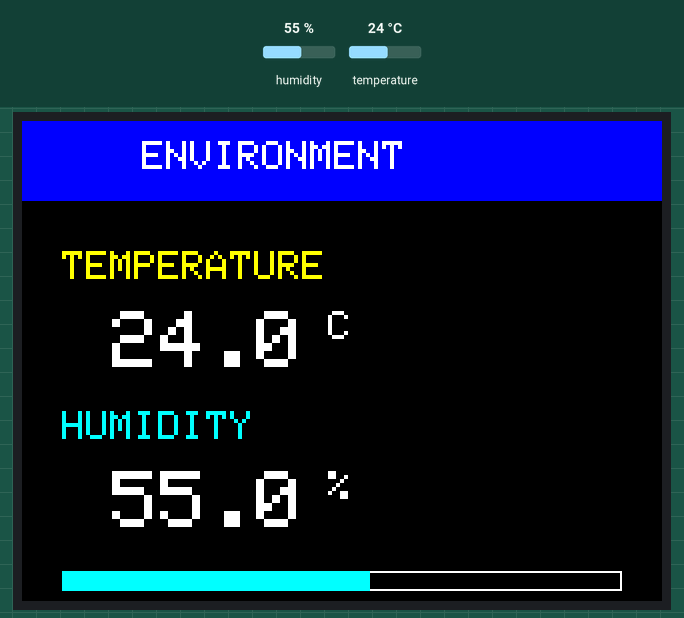
Simulated run of this program. Board: ESP32. On the bench: 320×240 colour display. Wiring (inferred from the names in the program): DHT11 sensor: data GPIO 13. The test bench sets the inputs (shaded band); at power-on: humidity 55 %, temperature 24 °C. What the program prints to the serial monitor is not drawn.

Above: at 3.5 s.
3.6 s: humidity set to 22 %
At 9.2 s:
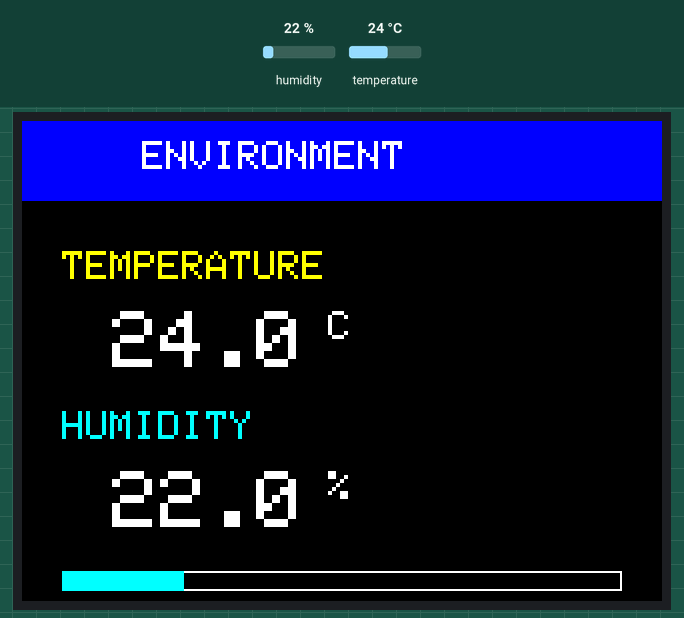
9.7 s: temperature set to 12 °C
At 14.6 s:
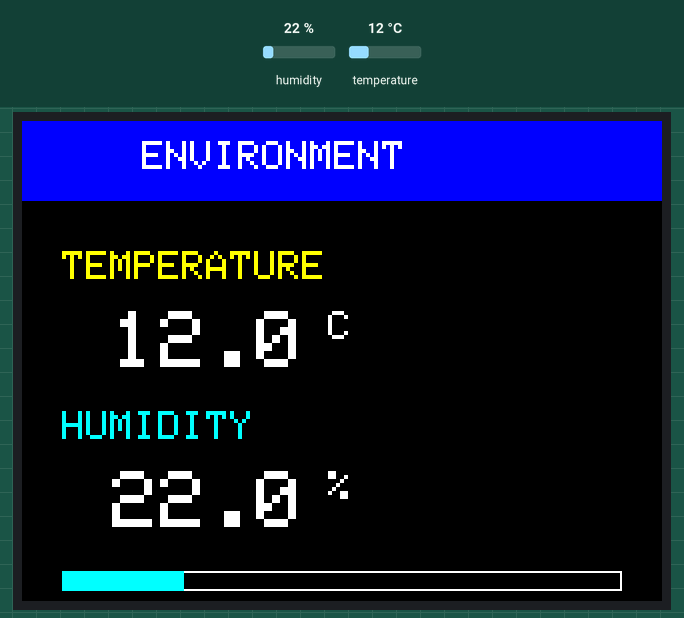
15.8 s: humidity set to 40 %
At 20.1 s:
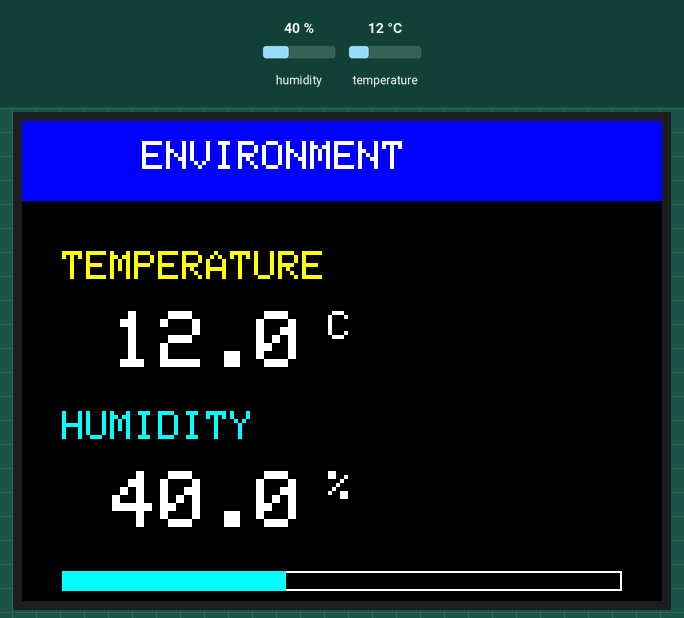
21.9 s: temperature set to 19 °C
At 25.6 s:
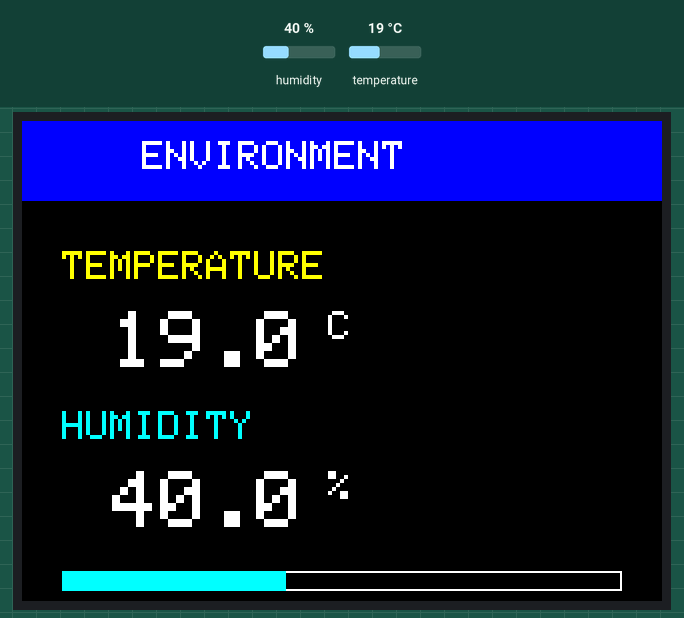
Timing chart, 0 to 27.1 s (numbered marks = the images above; inputs shaded):
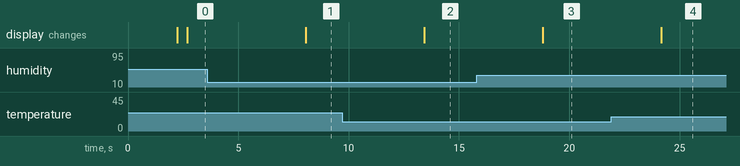

The program:

main.cpp
```cpp
#include <Arduino.h>

#include <SPI.h>
#include <Adafruit_GFX.h>
#include <Adafruit_ILI9341.h>
#include <DHT.h>
// ==========================
// ESP32
// ==========================
#define TFT_CS    15
#define TFT_RST    4
#define TFT_DC     2

#define TFT_MOSI  23
#define TFT_MISO  19
#define TFT_SCK   18

Adafruit_ILI9341 tft(
  TFT_CS,
  TFT_DC,
  TFT_RST
);

#define DHT_PIN   13
#define DHT_TYPE  DHT11

DHT dht( DHT_PIN, DHT_TYPE);

void setup()
{
  Serial.begin(115200);

  // ESP32 VSPI
  SPI.begin(
    TFT_SCK,
    TFT_MISO,
    TFT_MOSI,
    TFT_CS
  );

  // -------------------------------
  // TFT
  // -------------------------------

  tft.begin();

  // Landscape
  tft.setRotation(3);

  tft.fillScreen(ILI9341_BLACK ); // ล้างจอ

  // -------------------------------
  // DHT11
  // -------------------------------

  dht.begin();

  // -------------------------------
  // Start Screen
  // -------------------------------

  tft.setTextColor(ILI9341_WHITE);

  tft.setTextSize(2);

  tft.setCursor(
    55,
    100
  );

  tft.println("DHT11 SENSOR");

  delay(2000);

  tft.fillScreen( ILI9341_BLACK);
}


// =====================================================
// DISPLAY SENSOR DATA
// =====================================================

void showSensorData( float temperature,float humidity)
{
  // ล้างจอ
  tft.fillScreen(ILI9341_BLACK);


  // ===================================================
  // HEADER
  // ===================================================

  tft.fillRect(
    0,
    0,
    320,
    40,
    ILI9341_BLUE
  );


  tft.setTextColor( ILI9341_WHITE);

  tft.setTextSize(2);

  tft.setCursor(
    60,
    10
  );

  tft.println("ENVIRONMENT");


  // ===================================================
  // TEMPERATURE
  // ===================================================

  tft.setTextColor( ILI9341_YELLOW );

  tft.setTextSize(2);

  tft.setCursor(
    20,
    65
  );

  tft.println("TEMPERATURE");


  tft.setTextColor(ILI9341_WHITE );

  tft.setTextSize(4);

  tft.setCursor(
    45,
    95
  );

  tft.print( temperature, 1);


  tft.setTextSize(2);

  tft.print(" C");


  // ===================================================
  // HUMIDITY
  // ===================================================

  tft.setTextColor( ILI9341_CYAN );

  tft.setTextSize(2);

  tft.setCursor(
    20,
    145
  );

  tft.println("HUMIDITY");

  tft.setTextColor( ILI9341_WHITE);

  tft.setTextSize(4);

  tft.setCursor(
    45,
    175
  );

  tft.print( humidity, 1);

  tft.setTextSize(2);

  tft.print( " %");


  // ===================================================
  // HUMIDITY BAR
  // ===================================================

  int barWidth =map( (int)humidity,0,100,0,280);

  // จำกัดค่า
  if (barWidth < 0)
    barWidth = 0;

  if (barWidth > 280)
    barWidth = 280;


  tft.drawRect(
    20,
    225,
    280,
    10,
    ILI9341_WHITE
  );


  if (barWidth > 0)
  {
    tft.fillRect(
      20,
      225,
      barWidth,
      10,
      ILI9341_CYAN
    );
  }
}


// =====================================================
// ERROR DISPLAY
// =====================================================

void showError()
{
  tft.fillScreen(ILI9341_BLACK);

  tft.setTextColor(ILI9341_RED);

  tft.setTextSize(2);

  tft.setCursor(
    65,
    80
  );

  tft.println( "DHT11 ERROR" );


  tft.setTextColor(ILI9341_WHITE);

  tft.setCursor(
    35,
    120
  );

  tft.println("Check sensor");

  tft.setCursor(
    35,
    150
  );

  tft.println("and wiring");
}

void loop()
{
// อ่านค่า DHT11
  float humidity =dht.readHumidity();

  float temperature = dht.readTemperature();


  // ตรวจสอบค่าผิดพลาด
  if ( isnan(humidity) || isnan(temperature)){
    Serial.println("DHT11 Read Error!" );
    showError();
     delay(2000);
    return;
  }


  // Serial Monitor
  Serial.print("Temperature: ");

  Serial.print(temperature, 1 );

  Serial.print(" C   Humidity: ");

  Serial.print(humidity, 1 );

  Serial.println(" %");


  // แสดงบน TFT
  showSensorData(temperature,humidity );

  // DHT11 ไม่ควรอ่านเร็วเกินไป
  delay(5000);
}
```

Measured:
- after the input at 3.6 s, the display: changes after 4.4 s (image 1)
- after the input at 9.7 s, the display: changes after 3.7 s (image 2)
- after the input at 15.8 s, the display: changes after 3.0 s (image 3)
- after the input at 21.9 s, the display: changes after 2.3 s (image 4)
